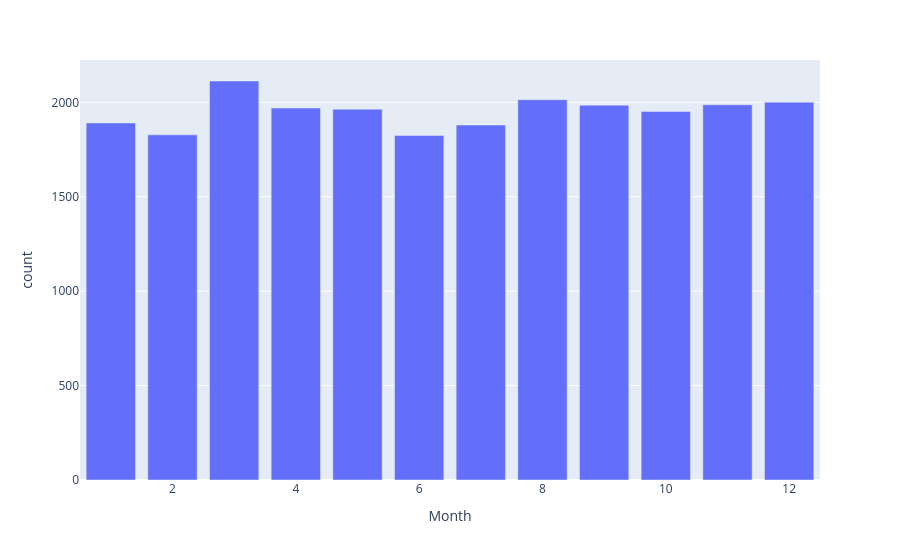

Write notebook code for a chart like this one.
### Code cell
fig = px.bar(df_monthly_count, x="Month", y="count")
fig.show()

### Figure 1 — Plotly figure (JSON) as saved in the notebook; plotly's stock layout.template omitted (floating-point values rounded to 4 significant figures)
{"data": [{"alignmentgroup": "True", "hovertemplate": "Month=%{x}<br>count=%{y}<extra></extra>", "legendgroup": "", "marker": {"color": "#636efa", "pattern": {"shape": ""}}, "name": "", "offsetgroup": "", "orientation": "v", "showlegend": false, "textposition": "auto", "type": "bar", "x": [1, 2, 3, 4, 5, 6, 7, 8, 9, 10, 11, 12], "xaxis": "x", "y": [1891, 1828, 2113, 1970, 1964, 1824, 1880, 2014, 1985, 1952, 1987, 2001], "yaxis": "y"}], "layout": {"barmode": "relative", "legend": {"tracegroupgap": 0}, "margin": {"t": 60}, "xaxis": {"anchor": "y", "domain": [0, 1], "title": {"text": "Month"}}, "yaxis": {"anchor": "x", "domain": [0, 1], "title": {"text": "count"}}}}
